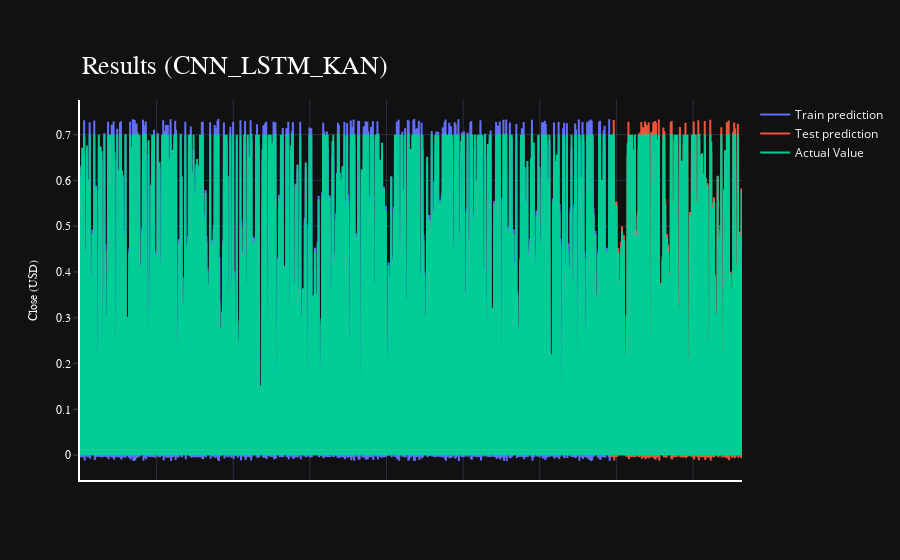

This figure's notebook cell:
### Markdown cell above
## 7. 绘制图像

### Code cell
import plotly.express as px
import plotly.graph_objects as go

fig = go.Figure()
fig.add_trace(go.Scatter(go.Scatter(x=result.index, y=result[0],
                    mode='lines',
                    name='Train prediction')))
fig.add_trace(go.Scatter(x=result.index, y=result[1],
                    mode='lines',
                    name='Test prediction'))
fig.add_trace(go.Scatter(go.Scatter(x=result.index, y=result[2],
                    mode='lines',
                    name='Actual Value')))
fig.update_layout(
    xaxis=dict(
        showline=True,
        showgrid=True,
        showticklabels=False,
        linecolor='white',
        linewidth=2
    ),
    yaxis=dict(
        title_text='Close (USD)',
        titlefont=dict(
            family='Rockwell',
            size=12,
            color='white',
        ),
        showline=True,
        showgrid=True,
        showticklabels=True,
        linecolor='white',
        linewidth=2,
        ticks='outside',
        tickfont=dict(
            family='Rockwell',
            size=12,
            color='white',
        ),
    ),
    showlegend=True,
    template = 'plotly_dark'

)



annotations = []
annotations.append(dict(xref='paper', yref='paper', x=0.0, y=1.05,
                              xanchor='left', yanchor='bottom',
                              text='Results (CNN_LSTM_KAN)',
                              font=dict(family='Rockwell',
                                        size=26,
                                        color='white'),
                              showarrow=False))
fig.update_layout(annotations=annotations)

fig.show()

### Figure 1 — Plotly figure (JSON) as saved in the notebook; plotly's stock layout.template omitted (floating-point values rounded to 4 significant figures; data arrays with more than 128 entries replaced by an {"elided": "..."} marker saying what was removed)
{"data": [{"mode": "lines", "name": "Train prediction", "x": {"elided": "8640 int values"}, "y": {"elided": "8640 float values"}, "type": "scatter"}, {"mode": "lines", "name": "Test prediction", "x": {"elided": "8640 int values"}, "y": {"elided": "8640 float values"}, "type": "scatter"}, {"mode": "lines", "name": "Actual Value", "x": {"elided": "8640 int values"}, "y": {"elided": "8640 float values"}, "type": "scatter"}], "layout": {"xaxis": {"showline": true, "showgrid": true, "showticklabels": false, "linecolor": "white", "linewidth": 2}, "yaxis": {"title": {"font": {"family": "Rockwell", "size": 12, "color": "white"}, "text": "Close (USD)"}, "tickfont": {"family": "Rockwell", "size": 12, "color": "white"}, "showline": true, "showgrid": true, "showticklabels": true, "linecolor": "white", "linewidth": 2, "ticks": "outside"}, "showlegend": true, "annotations": [{"font": {"color": "white", "family": "Rockwell", "size": 26}, "showarrow": false, "text": "Results (CNN_LSTM_KAN)", "x": 0.0, "xanchor": "left", "xref": "paper", "y": 1.05, "yanchor": "bottom", "yref": "paper"}]}}
